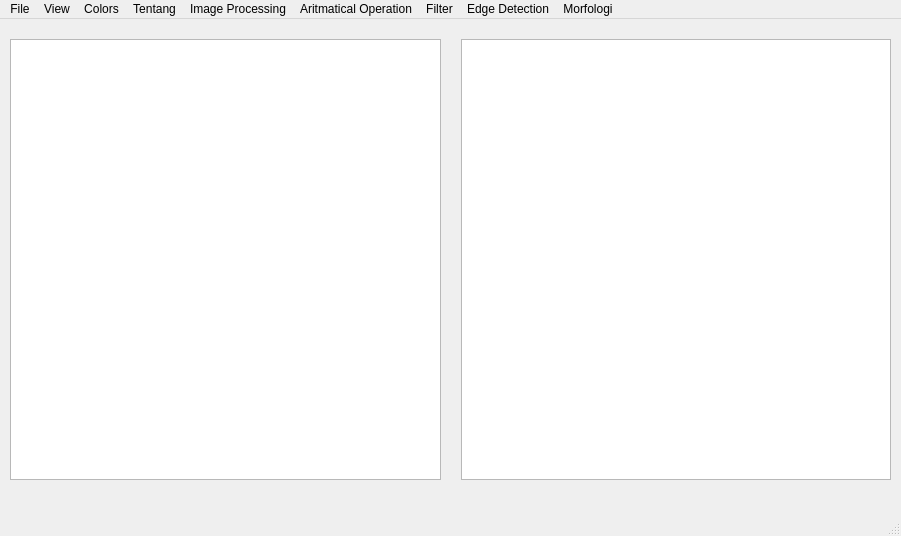
<?xml version="1.0" encoding="UTF-8"?>
<ui version="4.0">
 <class>PCVMainWindow</class>
 <widget class="QMainWindow" name="PCVMainWindow">
  <property name="windowModality">
   <enum>Qt::WindowModal</enum>
  </property>
  <property name="geometry">
   <rect>
    <x>0</x>
    <y>0</y>
    <width>901</width>
    <height>536</height>
   </rect>
  </property>
  <property name="windowTitle">
   <string>PCVMainWindow</string>
  </property>
  <widget class="QWidget" name="centralwidget">
   <widget class="QWidget" name="gridLayoutWidget">
    <property name="geometry">
     <rect>
      <x>10</x>
      <y>20</y>
      <width>881</width>
      <height>441</height>
     </rect>
    </property>
    <layout class="QGridLayout" name="gridLayout">
     <property name="horizontalSpacing">
      <number>20</number>
     </property>
     <property name="verticalSpacing">
      <number>6</number>
     </property>
     <item row="5" column="1">
      <widget class="QGraphicsView" name="graphicsView_2"/>
     </item>
     <item row="5" column="0">
      <widget class="QGraphicsView" name="graphicsView"/>
     </item>
    </layout>
   </widget>
  </widget>
  <widget class="QMenuBar" name="menubar">
   <property name="geometry">
    <rect>
     <x>0</x>
     <y>0</y>
     <width>901</width>
     <height>24</height>
    </rect>
   </property>
   <widget class="QMenu" name="menuFile">
    <property name="title">
     <string>File</string>
    </property>
    <addaction name="actionBuka"/>
    <addaction name="actionSimpan_Sebagai"/>
    <addaction name="actionKeluar"/>
   </widget>
   <widget class="QMenu" name="menuView">
    <property name="title">
     <string>View</string>
    </property>
    <widget class="QMenu" name="menuHistogram">
     <property name="title">
      <string>Histogram</string>
     </property>
     <addaction name="actionInput"/>
     <addaction name="actionOutput"/>
     <addaction name="actionInput_Output"/>
    </widget>
    <addaction name="menuHistogram"/>
   </widget>
   <widget class="QMenu" name="menuColors">
    <property name="title">
     <string>Colors</string>
    </property>
    <widget class="QMenu" name="menuRGB">
     <property name="title">
      <string>RGB</string>
     </property>
     <addaction name="actionYellow"/>
     <addaction name="actionOrange"/>
     <addaction name="actionCyan"/>
     <addaction name="actionPurple"/>
     <addaction name="actionGrey"/>
     <addaction name="actionBrown"/>
     <addaction name="actionRed"/>
    </widget>
    <widget class="QMenu" name="menuBrightness">
     <property name="title">
      <string>Brightness</string>
     </property>
     <addaction name="actionContrast"/>
    </widget>
    <widget class="QMenu" name="menuRGB_to_Grayscale">
     <property name="title">
      <string>RGB to Grayscale</string>
     </property>
     <addaction name="actionAverage_2"/>
     <addaction name="actionLightness_2"/>
     <addaction name="actionLuminance_2"/>
    </widget>
    <widget class="QMenu" name="menuBit_Depth">
     <property name="title">
      <string>Bit Depth</string>
     </property>
     <addaction name="action1_bit"/>
     <addaction name="action2_bit"/>
     <addaction name="action3_bit"/>
     <addaction name="action4_bit"/>
     <addaction name="action5_bit"/>
     <addaction name="action6_bit"/>
     <addaction name="action7_bit"/>
    </widget>
    <addaction name="menuRGB"/>
    <addaction name="menuRGB_to_Grayscale"/>
    <addaction name="menuBrightness"/>
    <addaction name="actionBrightness_Contrast"/>
    <addaction name="actionInvers"/>
    <addaction name="actionLog_Brightness"/>
    <addaction name="menuBit_Depth"/>
    <addaction name="actionGamma_Correction"/>
   </widget>
   <widget class="QMenu" name="menuTentang">
    <property name="title">
     <string>Tentang</string>
    </property>
    <addaction name="separator"/>
   </widget>
   <widget class="QMenu" name="menuImage_Processing">
    <property name="title">
     <string>Image Processing</string>
    </property>
    <addaction name="actionHistogram_Equalization"/>
    <addaction name="actionFuzzy_HE_RGB"/>
    <addaction name="actionFuzzy_Grayscale"/>
   </widget>
   <widget class="QMenu" name="menuAritmatical_Operation">
    <property name="title">
     <string>Aritmatical Operation</string>
    </property>
   </widget>
   <widget class="QMenu" name="menuFilter">
    <property name="title">
     <string>Filter</string>
    </property>
    <widget class="QMenu" name="menuEdge_Detection">
     <property name="title">
      <string>Edge Detection</string>
     </property>
     <addaction name="actionEdge_Detection_1"/>
     <addaction name="actionEdge_Detection_2"/>
     <addaction name="actionEdge_Detection_3"/>
    </widget>
    <widget class="QMenu" name="menuGaussian_Blur">
     <property name="title">
      <string>Gaussian Blur</string>
     </property>
     <addaction name="actionGaussian_Blur_3x3"/>
     <addaction name="actionGaussian_Blur_5x5"/>
    </widget>
    <addaction name="actionIdentity"/>
    <addaction name="menuEdge_Detection"/>
    <addaction name="actionSharpen"/>
    <addaction name="menuGaussian_Blur"/>
    <addaction name="actionUnsharp_Masking"/>
    <addaction name="actionAverage_Filter"/>
    <addaction name="actionLow_Pass_Filter"/>
    <addaction name="actionHight_Pass_Filter"/>
    <addaction name="actionBandstop_Filter"/>
   </widget>
   <widget class="QMenu" name="menuEdge_Detection_2">
    <property name="title">
     <string>Edge Detection</string>
    </property>
    <addaction name="actionPrewitt"/>
    <addaction name="actionSobel"/>
   </widget>
   <widget class="QMenu" name="menuMorfologi">
    <property name="title">
     <string>Morfologi</string>
    </property>
    <widget class="QMenu" name="menuErosion">
     <property name="title">
      <string>Erosion</string>
     </property>
     <addaction name="actionSquare_3"/>
     <addaction name="actionSquare_5"/>
     <addaction name="actionCross_3"/>
    </widget>
    <widget class="QMenu" name="menuDilation">
     <property name="title">
      <string>Dilation</string>
     </property>
     <addaction name="actionSquare_4"/>
     <addaction name="actionSquare_6"/>
     <addaction name="actionCross_4"/>
    </widget>
    <widget class="QMenu" name="menuOpening">
     <property name="title">
      <string>Opening</string>
     </property>
     <addaction name="actionSquare_9"/>
    </widget>
    <widget class="QMenu" name="menuClosing">
     <property name="title">
      <string>Closing</string>
     </property>
     <addaction name="actionSquare_10"/>
    </widget>
    <addaction name="menuErosion"/>
    <addaction name="menuDilation"/>
    <addaction name="menuOpening"/>
    <addaction name="menuClosing"/>
   </widget>
   <addaction name="menuFile"/>
   <addaction name="menuView"/>
   <addaction name="menuColors"/>
   <addaction name="menuTentang"/>
   <addaction name="menuImage_Processing"/>
   <addaction name="menuAritmatical_Operation"/>
   <addaction name="menuFilter"/>
   <addaction name="menuEdge_Detection_2"/>
   <addaction name="menuMorfologi"/>
  </widget>
  <widget class="QStatusBar" name="statusbar"/>
  <action name="actionBuka">
   <property name="text">
    <string>Buka</string>
   </property>
  </action>
  <action name="actionSimpan_Sebagai">
   <property name="text">
    <string>Simpan Sebagai...</string>
   </property>
  </action>
  <action name="actionKeluar">
   <property name="text">
    <string>Keluar</string>
   </property>
  </action>
  <action name="actionInput">
   <property name="text">
    <string>Input</string>
   </property>
  </action>
  <action name="actionOutput">
   <property name="text">
    <string>Output</string>
   </property>
  </action>
  <action name="actionInput_Output">
   <property name="text">
    <string>Input Output</string>
   </property>
  </action>
  <action name="actionBrightness_Contrast">
   <property name="text">
    <string>Brightness - Contrast</string>
   </property>
  </action>
  <action name="actionInvers">
   <property name="text">
    <string>Invers</string>
   </property>
  </action>
  <action name="actionLog_Brightness">
   <property name="text">
    <string>Log Brightness</string>
   </property>
  </action>
  <action name="actionGamma_Correction">
   <property name="text">
    <string>Gamma Correction</string>
   </property>
  </action>
  <action name="actionYellow">
   <property name="text">
    <string>Yellow</string>
   </property>
  </action>
  <action name="actionOrange">
   <property name="text">
    <string>Orange</string>
   </property>
  </action>
  <action name="actionCyan">
   <property name="text">
    <string>Cyan</string>
   </property>
  </action>
  <action name="actionPurple">
   <property name="text">
    <string>Purple</string>
   </property>
  </action>
  <action name="actionGrey">
   <property name="text">
    <string>Grey</string>
   </property>
  </action>
  <action name="actionBrown">
   <property name="text">
    <string>Brown</string>
   </property>
  </action>
  <action name="actionRed">
   <property name="text">
    <string>Red</string>
   </property>
  </action>
  <action name="actionAverage">
   <property name="text">
    <string>Average</string>
   </property>
  </action>
  <action name="actionLightness">
   <property name="text">
    <string>Lightness</string>
   </property>
  </action>
  <action name="actionLuminance">
   <property name="text">
    <string>Luminance</string>
   </property>
  </action>
  <action name="actionAverage_2">
   <property name="text">
    <string>Average</string>
   </property>
  </action>
  <action name="actionLightness_2">
   <property name="text">
    <string>Lightness</string>
   </property>
  </action>
  <action name="actionLuminance_2">
   <property name="text">
    <string>Luminance</string>
   </property>
  </action>
  <action name="actionContrast">
   <property name="text">
    <string>Contrast</string>
   </property>
  </action>
  <action name="action1_bit">
   <property name="text">
    <string>1 bit</string>
   </property>
  </action>
  <action name="action2_bit">
   <property name="text">
    <string>2 bit</string>
   </property>
  </action>
  <action name="action3_bit">
   <property name="text">
    <string>3 bit</string>
   </property>
  </action>
  <action name="action4_bit">
   <property name="text">
    <string>4 bit</string>
   </property>
  </action>
  <action name="action5_bit">
   <property name="text">
    <string>5 bit</string>
   </property>
  </action>
  <action name="action6_bit">
   <property name="text">
    <string>6 bit</string>
   </property>
  </action>
  <action name="action7_bit">
   <property name="text">
    <string>7 bit</string>
   </property>
  </action>
  <action name="actionHistogram_Equalization">
   <property name="text">
    <string>Histogram Equalization</string>
   </property>
  </action>
  <action name="actionFuzzy_HE_RGB">
   <property name="text">
    <string>Fuzzy HE RGB</string>
   </property>
  </action>
  <action name="actionFuzzy_Grayscale">
   <property name="text">
    <string>Fuzzy Grayscale</string>
   </property>
  </action>
  <action name="actionIdentity">
   <property name="text">
    <string>Identity</string>
   </property>
  </action>
  <action name="actionSharpen">
   <property name="text">
    <string>Sharpen</string>
   </property>
  </action>
  <action name="actionUnsharp_Masking">
   <property name="text">
    <string>Unsharp Masking</string>
   </property>
  </action>
  <action name="actionAverage_Filter">
   <property name="text">
    <string>Average Filter</string>
   </property>
  </action>
  <action name="actionLow_Pass_Filter">
   <property name="text">
    <string>Low Pass Filter</string>
   </property>
  </action>
  <action name="actionHight_Pass_Filter">
   <property name="text">
    <string>Hight Pass Filter</string>
   </property>
  </action>
  <action name="actionBandstop_Filter">
   <property name="text">
    <string>Bandstop Filter</string>
   </property>
  </action>
  <action name="actionEdge_Detection_1">
   <property name="text">
    <string>Edge Detection 1</string>
   </property>
  </action>
  <action name="actionEdge_Detection_2">
   <property name="text">
    <string>Edge Detection 2</string>
   </property>
  </action>
  <action name="actionEdge_Detection_3">
   <property name="text">
    <string>Edge Detection 3</string>
   </property>
  </action>
  <action name="actionGaussian_Blur_3x3">
   <property name="text">
    <string>Gaussian Blur 3x3</string>
   </property>
  </action>
  <action name="actionGaussian_Blur_5x5">
   <property name="text">
    <string>Gaussian Blur 5x5</string>
   </property>
  </action>
  <action name="actionPrewitt">
   <property name="text">
    <string>Prewitt</string>
   </property>
  </action>
  <action name="actionSobel">
   <property name="text">
    <string>Sobel</string>
   </property>
  </action>
  <action name="actionSquare_3">
   <property name="text">
    <string>Square 3</string>
   </property>
  </action>
  <action name="actionSquare_5">
   <property name="text">
    <string>Square 5</string>
   </property>
  </action>
  <action name="actionCross_3">
   <property name="text">
    <string>Cross 3</string>
   </property>
  </action>
  <action name="actionSquare_4">
   <property name="text">
    <string>Square 3</string>
   </property>
  </action>
  <action name="actionSquare_6">
   <property name="text">
    <string>Square 5</string>
   </property>
  </action>
  <action name="actionCross_4">
   <property name="text">
    <string>Cross 3</string>
   </property>
  </action>
  <action name="actionSquare_9">
   <property name="text">
    <string>Square 9</string>
   </property>
  </action>
  <action name="actionSquare_10">
   <property name="text">
    <string>Square 9</string>
   </property>
  </action>
 </widget>
 <resources/>
 <connections/>
</ui>
